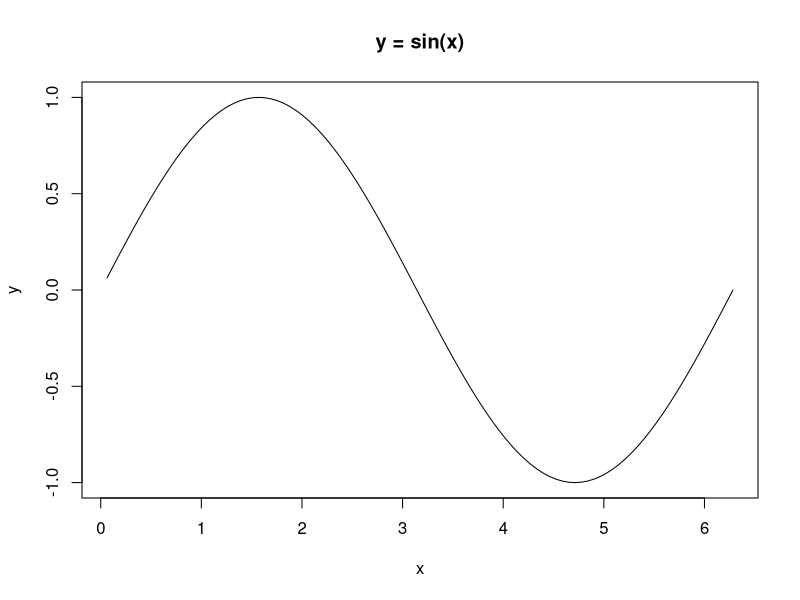
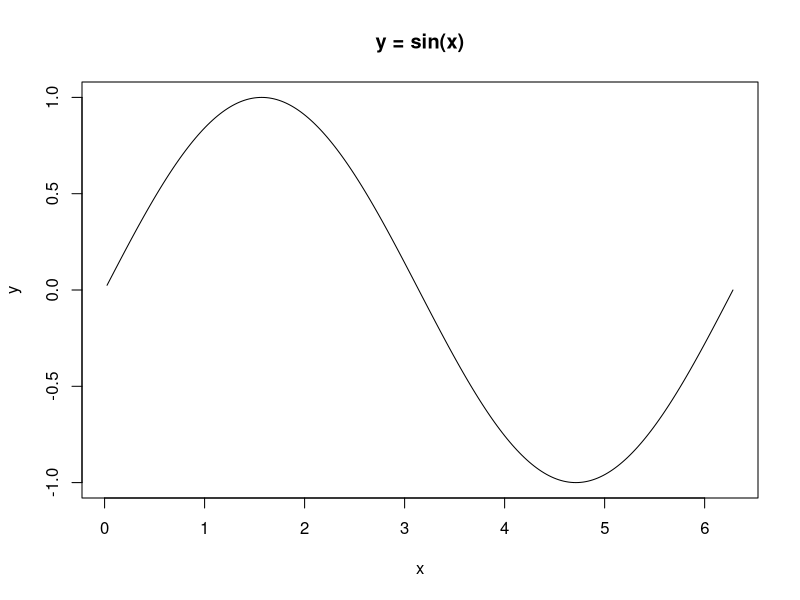
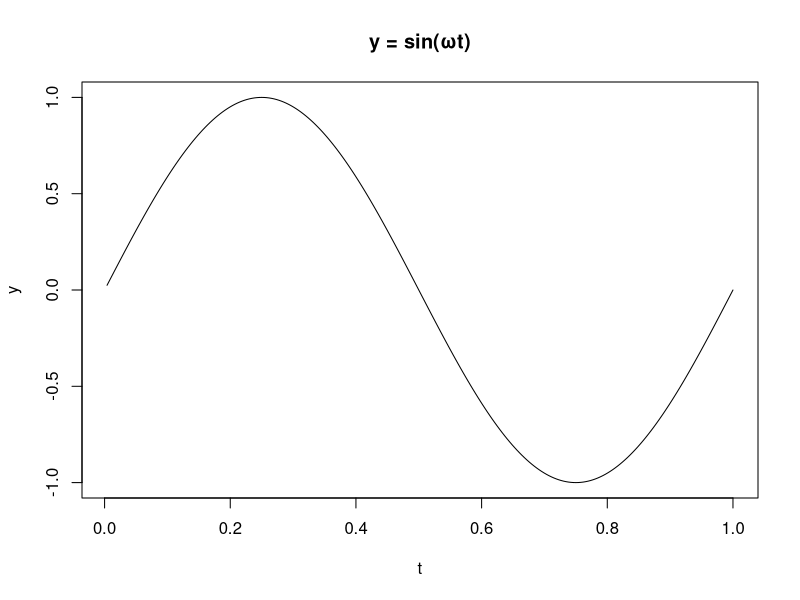
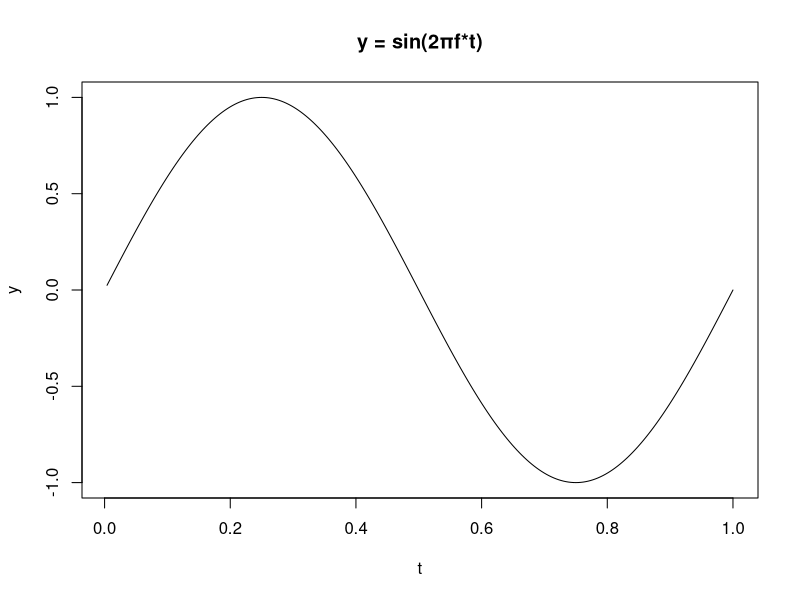
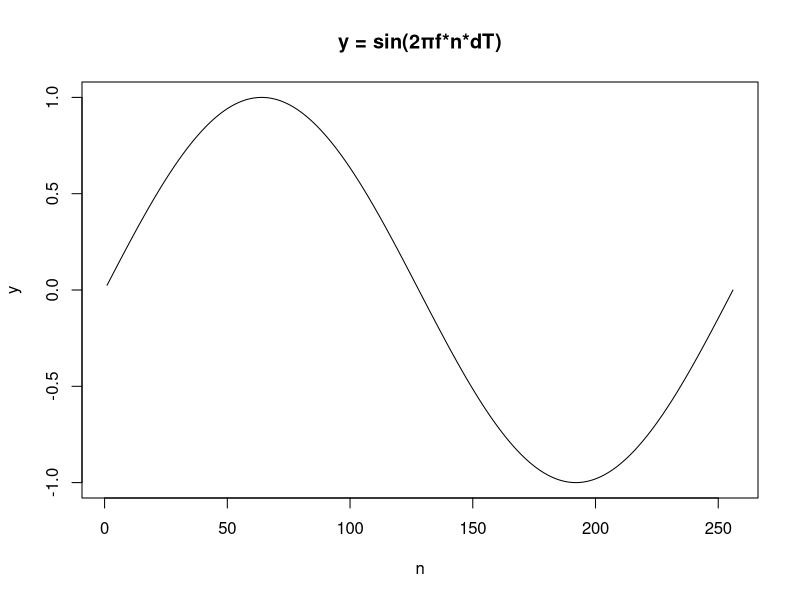

The R script that drew these images, in order:
### y = sin(x)
#x[0-2*pi] [рад]
x <- seq(1, 100) * 2*pi/100
x
y <- sin(x)
plot(x, y, type='l', main = "y = sin(x)")

### 
N <- 256
#x[0-2*pi] [рад]
x <- seq(1, N) * 2*pi/N
x
y <- sin(x)
plot(x, y, type='l', main = "y = sin(x)")

### y = sin(ωt)
#ω = 2πf [рад/с]
#[рад/с]
omega <- 2*pi*1

N <- 256
#t[0-1] [c]
t <- seq(1, N) / N
t
y <- sin(omega*t)
plot(t, y, type='l', main = "y = sin(ωt)")

### y = sin(2πf*t)
#ω = 2πf  [рад/с]
#f = ω/2π [1/с]
omega <- 2*pi*1
f <- omega/(2*pi)

N <- 256
#t[0-1] [c]
t <- seq(1, N) / N
t
y <- sin(2*pi*f*t)
plot(t, y, type='l', main = "y = sin(2πf*t)")

### y = sin(2πf*n*dT)
#ω - угловая частота [рад/с]
#ω = 2πf  [рад/с]
#f - частота сигнала [1/с]
#f = ω/2π [1/с]
#N - количество отсчетов наблюдения
#Tn - период времени наблюдения [c]
#t - время [c]
#t = n*dT [c]
#n - дискретные отсчеты сигнала [0-N]
#dT - период дискретизации [c]
#dT = Tn/N [c]
#dT = t/n [c]

omega <- 2*pi
omega
f <- omega/(2*pi)
f

N <- 256
#n[0-256]
n <- seq(1, N)
n

Tn <- 1 #[c]
dT <- Tn/N
dT
y <- sin(2*pi*f*n*dT)
plot(n, y, type='l', main = "y = sin(2πf*n*dT)")